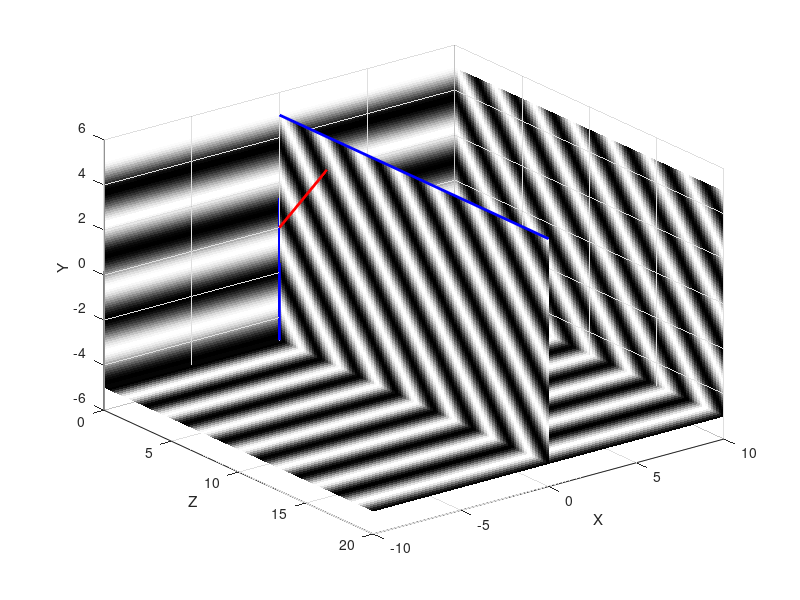

Write MATLAB code to recreate this figure.
% Plane Wave
clc 
close all
clear all
format compact

x=-10:10:10;
y=-5:.1:5;
z=0:.2:20;

i=0;

% Wave Length
lambda = 2;
fac = 2*pi/lambda;

%writerObj = VideoWriter('PlaneWave.avi'); 
%open(writerObj);

% Propagation direction
% s = (0, sin beta, cos beta)
beta = 45;

% Temporal frequency
omega = 1;

F = figure;

for t=0:0.2:30
    i=i+1;
    betap = beta*pi/180;
    cb = cos(betap);
    sb = sin(betap);
       
    cap = sprintf('Plane Wave Propagation.   beta=%4.1f   time=%4.1f', beta, t)
    set(F, 'name', cap);
    
    [X, Z, Y] = meshgrid(x,z,y);
    XYZ = cos(fac*(Z*cb + Y*sb) - omega*t);
    [nx,ny,nz] = size(XYZ);
      
    zslice = -5.00;
    xslice = [0 10];
    yslice = 0;
    h = slice(X,Z,Y,XYZ,xslice,yslice,zslice);

    xlabel('X')
    ylabel('Z')
    zlabel('Y')
    colormap(gray)
    set(h,'LineStyle','none')
    set(gca,'YDir','rev')
    
    hold on
    xp= [0 0 0];
    yp= [0 0 20];
    zp= [-5 5 5];
    plot3(xp,yp,zp,'b','LineWidth',2)
    
    xp= [0 0];
    yp= [0 5*cb];
    zp= [0 5*sb];
    plot3(xp,yp,zp,'r','LineWidth',2)
    hold off
    
    %frame = getframe(F);
    %writeVideo(writerObj,frame);
    
    pause(0.01)
    
end
%close(writerObj);
